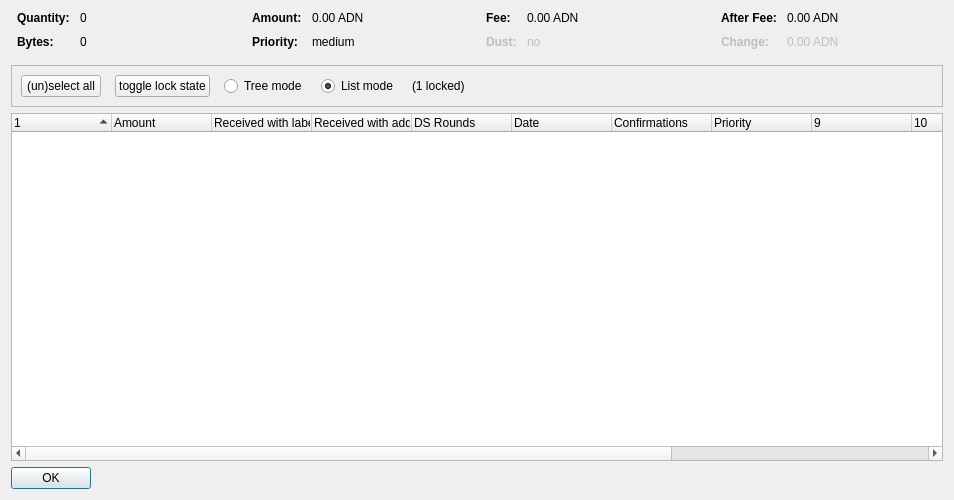
<?xml version="1.0" encoding="UTF-8"?>
<ui version="4.0">
 <class>CoinControlDialog</class>
 <widget class="QDialog" name="CoinControlDialog">
  <property name="geometry">
   <rect>
    <x>0</x>
    <y>0</y>
    <width>954</width>
    <height>500</height>
   </rect>
  </property>
  <property name="windowTitle">
   <string>Coin Selection</string>
  </property>
  <layout class="QVBoxLayout" name="verticalLayout">
   <item>
    <layout class="QHBoxLayout" name="horizontalLayoutTop" stretch="0,0,0,0">
     <property name="topMargin">
      <number>0</number>
     </property>
     <property name="bottomMargin">
      <number>10</number>
     </property>
     <item>
      <layout class="QFormLayout" name="formLayoutCoinControl1">
       <property name="horizontalSpacing">
        <number>10</number>
       </property>
       <property name="verticalSpacing">
        <number>10</number>
       </property>
       <property name="leftMargin">
        <number>6</number>
       </property>
       <property name="rightMargin">
        <number>6</number>
       </property>
       <item row="0" column="0">
        <widget class="QLabel" name="labelCoinControlQuantityText">
         <property name="font">
          <font>
           <weight>75</weight>
           <bold>true</bold>
          </font>
         </property>
         <property name="text">
          <string>Quantity:</string>
         </property>
        </widget>
       </item>
       <item row="0" column="1">
        <widget class="QLabel" name="labelCoinControlQuantity">
         <property name="cursor">
          <cursorShape>IBeamCursor</cursorShape>
         </property>
         <property name="contextMenuPolicy">
          <enum>Qt::ActionsContextMenu</enum>
         </property>
         <property name="text">
          <string notr="true">0</string>
         </property>
         <property name="textInteractionFlags">
          <set>Qt::LinksAccessibleByMouse|Qt::TextSelectableByKeyboard|Qt::TextSelectableByMouse</set>
         </property>
        </widget>
       </item>
       <item row="1" column="0">
        <widget class="QLabel" name="labelCoinControlBytesText">
         <property name="font">
          <font>
           <weight>75</weight>
           <bold>true</bold>
          </font>
         </property>
         <property name="text">
          <string>Bytes:</string>
         </property>
        </widget>
       </item>
       <item row="1" column="1">
        <widget class="QLabel" name="labelCoinControlBytes">
         <property name="cursor">
          <cursorShape>IBeamCursor</cursorShape>
         </property>
         <property name="contextMenuPolicy">
          <enum>Qt::ActionsContextMenu</enum>
         </property>
         <property name="text">
          <string notr="true">0</string>
         </property>
         <property name="textInteractionFlags">
          <set>Qt::LinksAccessibleByMouse|Qt::TextSelectableByKeyboard|Qt::TextSelectableByMouse</set>
         </property>
        </widget>
       </item>
      </layout>
     </item>
     <item>
      <layout class="QFormLayout" name="formLayoutCoinControl2">
       <property name="horizontalSpacing">
        <number>10</number>
       </property>
       <property name="verticalSpacing">
        <number>10</number>
       </property>
       <property name="leftMargin">
        <number>6</number>
       </property>
       <property name="rightMargin">
        <number>6</number>
       </property>
       <item row="0" column="0">
        <widget class="QLabel" name="labelCoinControlAmountText">
         <property name="font">
          <font>
           <weight>75</weight>
           <bold>true</bold>
          </font>
         </property>
         <property name="text">
          <string>Amount:</string>
         </property>
        </widget>
       </item>
       <item row="0" column="1">
        <widget class="QLabel" name="labelCoinControlAmount">
         <property name="cursor">
          <cursorShape>IBeamCursor</cursorShape>
         </property>
         <property name="contextMenuPolicy">
          <enum>Qt::ActionsContextMenu</enum>
         </property>
         <property name="text">
          <string notr="true">0.00 ADN</string>
         </property>
         <property name="textInteractionFlags">
          <set>Qt::LinksAccessibleByMouse|Qt::TextSelectableByKeyboard|Qt::TextSelectableByMouse</set>
         </property>
        </widget>
       </item>
       <item row="1" column="0">
        <widget class="QLabel" name="labelCoinControlPriorityText">
         <property name="font">
          <font>
           <weight>75</weight>
           <bold>true</bold>
          </font>
         </property>
         <property name="text">
          <string>Priority:</string>
         </property>
        </widget>
       </item>
       <item row="1" column="1">
        <widget class="QLabel" name="labelCoinControlPriority">
         <property name="cursor">
          <cursorShape>IBeamCursor</cursorShape>
         </property>
         <property name="contextMenuPolicy">
          <enum>Qt::ActionsContextMenu</enum>
         </property>
         <property name="text">
          <string>medium</string>
         </property>
         <property name="textInteractionFlags">
          <set>Qt::LinksAccessibleByMouse|Qt::TextSelectableByKeyboard|Qt::TextSelectableByMouse</set>
         </property>
        </widget>
       </item>
      </layout>
     </item>
     <item>
      <layout class="QFormLayout" name="formLayoutCoinControl3">
       <property name="horizontalSpacing">
        <number>10</number>
       </property>
       <property name="verticalSpacing">
        <number>10</number>
       </property>
       <property name="leftMargin">
        <number>6</number>
       </property>
       <property name="rightMargin">
        <number>6</number>
       </property>
       <item row="0" column="0">
        <widget class="QLabel" name="labelCoinControlFeeText">
         <property name="font">
          <font>
           <weight>75</weight>
           <bold>true</bold>
          </font>
         </property>
         <property name="text">
          <string>Fee:</string>
         </property>
        </widget>
       </item>
       <item row="0" column="1">
        <widget class="QLabel" name="labelCoinControlFee">
         <property name="cursor">
          <cursorShape>IBeamCursor</cursorShape>
         </property>
         <property name="contextMenuPolicy">
          <enum>Qt::ActionsContextMenu</enum>
         </property>
         <property name="text">
          <string notr="true">0.00 ADN</string>
         </property>
         <property name="textInteractionFlags">
          <set>Qt::LinksAccessibleByMouse|Qt::TextSelectableByKeyboard|Qt::TextSelectableByMouse</set>
         </property>
        </widget>
       </item>
       <item row="1" column="0">
        <widget class="QLabel" name="labelCoinControlLowOutputText">
         <property name="enabled">
          <bool>false</bool>
         </property>
         <property name="font">
          <font>
           <weight>75</weight>
           <bold>true</bold>
          </font>
         </property>
         <property name="text">
          <string>Dust:</string>
         </property>
        </widget>
       </item>
       <item row="1" column="1">
        <widget class="QLabel" name="labelCoinControlLowOutput">
         <property name="enabled">
          <bool>false</bool>
         </property>
         <property name="cursor">
          <cursorShape>IBeamCursor</cursorShape>
         </property>
         <property name="contextMenuPolicy">
          <enum>Qt::ActionsContextMenu</enum>
         </property>
         <property name="text">
          <string>no</string>
         </property>
         <property name="textInteractionFlags">
          <set>Qt::LinksAccessibleByMouse|Qt::TextSelectableByKeyboard|Qt::TextSelectableByMouse</set>
         </property>
        </widget>
       </item>
      </layout>
     </item>
     <item>
      <layout class="QFormLayout" name="formLayoutCoinControl4">
       <property name="horizontalSpacing">
        <number>10</number>
       </property>
       <property name="verticalSpacing">
        <number>10</number>
       </property>
       <property name="leftMargin">
        <number>6</number>
       </property>
       <property name="rightMargin">
        <number>6</number>
       </property>
       <item row="0" column="0">
        <widget class="QLabel" name="labelCoinControlAfterFeeText">
         <property name="font">
          <font>
           <weight>75</weight>
           <bold>true</bold>
          </font>
         </property>
         <property name="text">
          <string>After Fee:</string>
         </property>
        </widget>
       </item>
       <item row="0" column="1">
        <widget class="QLabel" name="labelCoinControlAfterFee">
         <property name="cursor">
          <cursorShape>IBeamCursor</cursorShape>
         </property>
         <property name="contextMenuPolicy">
          <enum>Qt::ActionsContextMenu</enum>
         </property>
         <property name="text">
          <string notr="true">0.00 ADN</string>
         </property>
         <property name="textInteractionFlags">
          <set>Qt::LinksAccessibleByMouse|Qt::TextSelectableByKeyboard|Qt::TextSelectableByMouse</set>
         </property>
        </widget>
       </item>
       <item row="1" column="0">
        <widget class="QLabel" name="labelCoinControlChangeText">
         <property name="enabled">
          <bool>false</bool>
         </property>
         <property name="font">
          <font>
           <weight>75</weight>
           <bold>true</bold>
          </font>
         </property>
         <property name="text">
          <string>Change:</string>
         </property>
        </widget>
       </item>
       <item row="1" column="1">
        <widget class="QLabel" name="labelCoinControlChange">
         <property name="enabled">
          <bool>false</bool>
         </property>
         <property name="cursor">
          <cursorShape>IBeamCursor</cursorShape>
         </property>
         <property name="contextMenuPolicy">
          <enum>Qt::ActionsContextMenu</enum>
         </property>
         <property name="text">
          <string notr="true">0.00 ADN</string>
         </property>
         <property name="textInteractionFlags">
          <set>Qt::LinksAccessibleByMouse|Qt::TextSelectableByKeyboard|Qt::TextSelectableByMouse</set>
         </property>
        </widget>
       </item>
      </layout>
     </item>
    </layout>
   </item>
   <item>
    <widget class="QFrame" name="frame">
     <property name="minimumSize">
      <size>
       <width>0</width>
       <height>40</height>
      </size>
     </property>
     <property name="frameShape">
      <enum>QFrame::StyledPanel</enum>
     </property>
     <property name="frameShadow">
      <enum>QFrame::Sunken</enum>
     </property>
     <layout class="QHBoxLayout" name="horizontalLayout">
      <item>
       <layout class="QHBoxLayout" name="horizontalLayoutPanel" stretch="0,0,0,0,0,0">
        <property name="spacing">
         <number>14</number>
        </property>
        <item>
         <widget class="QPushButton" name="pushButtonSelectAll">
          <property name="sizePolicy">
           <sizepolicy hsizetype="Maximum" vsizetype="Fixed">
            <horstretch>0</horstretch>
            <verstretch>0</verstretch>
           </sizepolicy>
          </property>
          <property name="text">
           <string>(un)select all</string>
          </property>
          <property name="autoDefault">
           <bool>false</bool>
          </property>
         </widget>
        </item>
        <item>
         <widget class="QPushButton" name="pushButtonToggleLock">
          <property name="sizePolicy">
           <sizepolicy hsizetype="Maximum" vsizetype="Fixed">
            <horstretch>0</horstretch>
            <verstretch>0</verstretch>
           </sizepolicy>
          </property>
          <property name="text">
           <string>toggle lock state</string>
          </property>
          <property name="autoDefault">
           <bool>false</bool>
          </property>
         </widget>
        </item>
        <item>
         <widget class="QRadioButton" name="radioTreeMode">
          <property name="sizePolicy">
           <sizepolicy hsizetype="Maximum" vsizetype="Fixed">
            <horstretch>0</horstretch>
            <verstretch>0</verstretch>
           </sizepolicy>
          </property>
          <property name="text">
           <string>Tree mode</string>
          </property>
         </widget>
        </item>
        <item>
         <widget class="QRadioButton" name="radioListMode">
          <property name="sizePolicy">
           <sizepolicy hsizetype="Maximum" vsizetype="Fixed">
            <horstretch>0</horstretch>
            <verstretch>0</verstretch>
           </sizepolicy>
          </property>
          <property name="text">
           <string>List mode</string>
          </property>
          <property name="checked">
           <bool>true</bool>
          </property>
         </widget>
        </item>
        <item>
         <widget class="QLabel" name="labelLocked">
          <property name="text">
           <string>(1 locked)</string>
          </property>
         </widget>
        </item>
        <item>
         <spacer name="horizontalSpacer">
          <property name="orientation">
           <enum>Qt::Horizontal</enum>
          </property>
          <property name="sizeHint" stdset="0">
           <size>
            <width>40</width>
            <height>20</height>
           </size>
          </property>
         </spacer>
        </item>
       </layout>
      </item>
     </layout>
    </widget>
   </item>
   <item>
    <widget class="CoinControlTreeWidget" name="treeWidget">
     <property name="contextMenuPolicy">
      <enum>Qt::CustomContextMenu</enum>
     </property>
     <property name="sortingEnabled">
      <bool>false</bool>
     </property>
     <property name="columnCount">
      <number>13</number>
     </property>
     <attribute name="headerShowSortIndicator" stdset="0">
      <bool>true</bool>
     </attribute>
     <attribute name="headerStretchLastSection">
      <bool>false</bool>
     </attribute>
     <column>
      <property name="text">
       <string/>
      </property>
     </column>
     <column>
      <property name="text">
       <string>Amount</string>
      </property>
     </column>
     <column>
      <property name="text">
       <string>Received with label</string>
      </property>
     </column>
     <column>
      <property name="text">
       <string>Received with address</string>
      </property>
     </column>
     <column>
      <property name="text">
       <string>DS Rounds</string>
      </property>
     </column>
     <column>
      <property name="text">
       <string>Date</string>
      </property>
     </column>
     <column>
      <property name="text">
       <string>Confirmations</string>
      </property>
      <property name="toolTip">
       <string>Confirmed</string>
      </property>
     </column>
     <column>
      <property name="text">
       <string>Priority</string>
      </property>
     </column>
     <column>
      <property name="text">
       <string/>
      </property>
     </column>
     <column>
      <property name="text">
       <string/>
      </property>
     </column>
     <column>
      <property name="text">
       <string/>
      </property>
     </column>
     <column>
      <property name="text">
       <string/>
      </property>
     </column>
     <column>
      <property name="text">
       <string/>
      </property>
     </column>
    </widget>
   </item>
   <item>
    <widget class="QDialogButtonBox" name="buttonBox">
     <property name="sizePolicy">
      <sizepolicy hsizetype="Maximum" vsizetype="Fixed">
       <horstretch>0</horstretch>
       <verstretch>0</verstretch>
      </sizepolicy>
     </property>
     <property name="orientation">
      <enum>Qt::Horizontal</enum>
     </property>
     <property name="standardButtons">
      <set>QDialogButtonBox::Ok</set>
     </property>
    </widget>
   </item>
  </layout>
 </widget>
 <customwidgets>
  <customwidget>
   <class>CoinControlTreeWidget</class>
   <extends>QTreeWidget</extends>
   <header>coincontroltreewidget.h</header>
  </customwidget>
 </customwidgets>
 <resources/>
 <connections/>
</ui>
